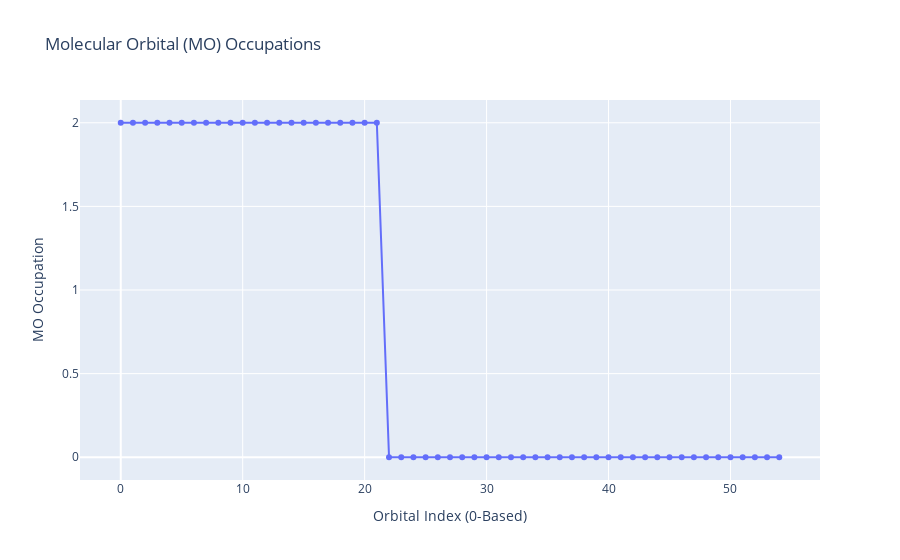

This figure's notebook cell:
### Markdown cell above
Tracé de la courbe des orbitales avec la fonction plotly.express

### Code cell
import plotly.express as px

# Plot the MO Occupations
fig = px.line(y=mf.mo_occ, markers=True, title="Molecular Orbital (MO) Occupations")
fig.update_layout(xaxis_title="Orbital Index (0-Based)", yaxis_title="MO Occupation")
fig.show()

### Figure 1 — Plotly figure (JSON) as saved in the notebook; plotly's stock layout.template omitted (floating-point values rounded to 4 significant figures)
{"data": [{"hovertemplate": "x=%{x}<br>y=%{y}<extra></extra>", "legendgroup": "", "line": {"color": "#636efa", "dash": "solid"}, "marker": {"symbol": "circle"}, "mode": "lines+markers", "name": "", "orientation": "v", "showlegend": false, "type": "scatter", "x": [0, 1, 2, 3, 4, 5, 6, 7, 8, 9, 10, 11, 12, 13, 14, 15, 16, 17, 18, 19, 20, 21, 22, 23, 24, 25, 26, 27, 28, 29, 30, 31, 32, 33, 34, 35, 36, 37, 38, 39, 40, 41, 42, 43, 44, 45, 46, 47, 48, 49, 50, 51, 52, 53, 54], "xaxis": "x", "y": [2, 2, 2, 2, 2, 2, 2, 2, 2, 2, 2, 2, 2, 2, 2, 2, 2, 2, 2, 2, 2, 2, 0, 0, 0, 0, 0, 0, 0, 0, 0, 0, 0, 0, 0, 0, 0, 0, 0, 0, 0, 0, 0, 0, 0, 0, 0, 0, 0, 0, 0, 0, 0, 0, 0], "yaxis": "y"}], "layout": {"legend": {"tracegroupgap": 0}, "title": {"text": "Molecular Orbital (MO) Occupations"}, "xaxis": {"anchor": "y", "domain": [0, 1], "title": {"text": "Orbital Index (0-Based)"}}, "yaxis": {"anchor": "x", "domain": [0, 1], "title": {"text": "MO Occupation"}}}}
